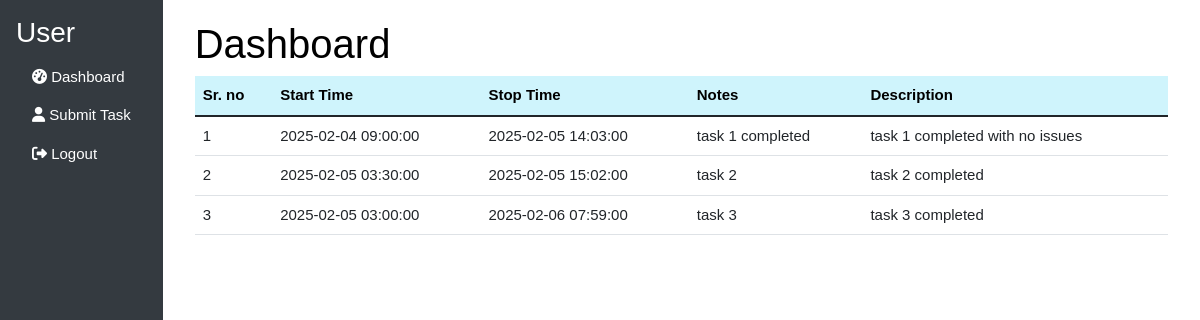
Page /dashboard.php (signed in) on the committed database.
### tables this page shows
CREATE TABLE `user_tasks` (
  `id` int(11) NOT NULL,
  `user_id` int(11) NOT NULL DEFAULT 0,
  `start_time` timestamp NULL DEFAULT NULL,
  `stop_time` timestamp NULL DEFAULT NULL,
  `notes` varchar(50) DEFAULT NULL,
  `description` varchar(500) DEFAULT NULL,
  `status` tinyint(1) NOT NULL DEFAULT 1 COMMENT '1=active, 0=inactive',
  `created_at` datetime NOT NULL,
  `updated_at` timestamp NOT NULL DEFAULT current_timestamp() ON UPDATE current_timestamp()
);

### dashboard.php (the view, shortened to what this page needs)
<?php
include './config/database.php';
$user_session   = $_SESSION['user'];
$user_id        = $user_session['id'];
$sql = "SELECT * FROM user_tasks WHERE user_id = '$user_id' AND status = 1";
$sql = mysqli_query($conn, $sql);
$result = [];
while ($row = mysqli_fetch_assoc($sql)) {
    $result[] = $row;
}
?>
<!doctype html>
<html lang="en">
<head>
    <link href="https://cdn.jsdelivr.net/npm/bootstrap@5.1.1/dist/css/bootstrap.min.css" rel="stylesheet">
    <link rel="stylesheet" href="https://cdnjs.cloudflare.com/ajax/libs/font-awesome/6.1.1/css/all.min.css"  />
    <link rel="stylesheet" href="./style.css" />
</head>
<body>
<div class="d-flex">
        <div class="sidebar p-3">
            <h3 class="text-white">User</h3>
            <ul class="nav flex-column">
                <li class="nav-item">
                    <a class="nav-link active" href="dashboard.php"><i class="fas fa-tachometer-alt"></i> Dashboard</a>
                </li>
                <li class="nav-item">
                    <a class="nav-link" href="submit_task.php"><i class="fas fa-user"></i> Submit Task</a>
                </li>
                <li class="nav-item">
                    <a class="nav-link" href="user_logout.php"><i class="fas fa-sign-out-alt"></i> Logout</a>
                </li>
            </ul>
        </div>
        <div class="content-area flex-grow-1">
            <div class="container">
                <h1>Dashboard</h1>
                <table class="table w-100" id="example1">
                    <thead class="table-info">
                        <tr>
                            <th>Sr. no</th>
                            <th>Start Time</th>
                            <th>Stop Time</th>
                            <th>Notes</th>
                            <th>Description</th>
                        </tr>
                    </thead>
                    <tbody>
                        <?php if(!empty($result)) {
                            $i = 1;
                            foreach($result as $value) { ?>
                            <tr>
                                <td><?php echo $i; ?></td>
                                <td><?php echo $value['start_time']; ?></td>
                                <td><?php echo $value['stop_time']; ?></td>
                                <td><?php echo $value['notes']; ?></td>
                                <td><?php echo $value['description']; ?></td>
                            </tr>
                        <?php $i++; } } ?>
                    </tbody>
                </table>
            </div>
        </div>
    </div>
</body>

### style.css (style rules this page uses)
* { margin: 0; padding: 0; font-family: sans-serif; box-sizing: border-box; }
html, body { min-height: 100%; overflow-x: hidden !important; }
body { padding:0px 0 0 0; margin: 0; font-family: sans-serif; font-size: 15px; font-weight: normal; background: #fff; color:#000; overflow-x: hidden !important; }
a,a:hover,a.active,a:active,a:focus { outline: none; text-decoration: none; }
a, a:hover, a:focus, a:active, a.active { outline: 0; text-decoration: none; cursor: pointer; }
h1,h2,h3,h4,h5,h6 { font-family: sans-serif; }
.sidebar { height: 100vh; background-color: #343a40; }
.sidebar .nav-link { color: #fff; }
.content-area { padding: 20px; }

### rows in the picture
user_tasks: start_time "2025-02-04 09:00:00", stop_time "2025-02-05 14:03:00", notes "task 1 completed", description "task 1 completed with no issues"
user_tasks: start_time "2025-02-05 03:30:00", stop_time "2025-02-05 15:02:00", notes "task 2", description "task 2 completed"
user_tasks: start_time "2025-02-05 03:00:00", stop_time "2025-02-06 07:59:00", notes "task 3", description "task 3 completed"
